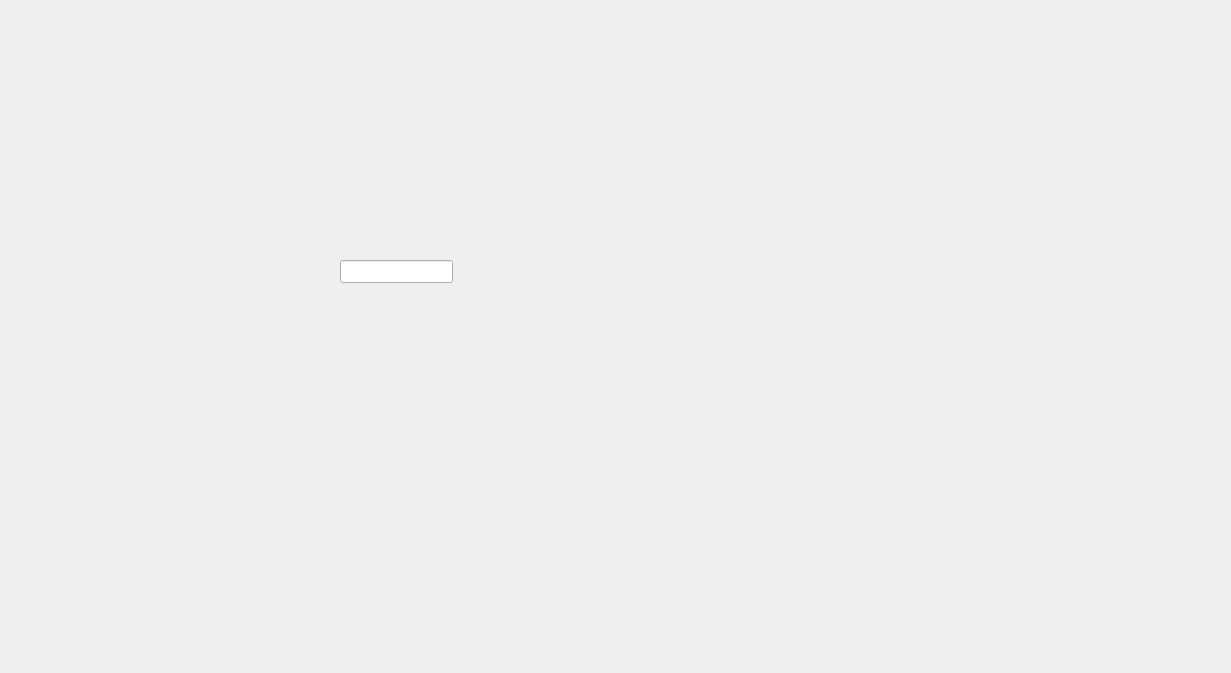
<?xml version="1.0" encoding="UTF-8"?>
<ui version="4.0">
 <class>viewinvoice</class>
 <widget class="QDialog" name="viewinvoice">
  <property name="geometry">
   <rect>
    <x>0</x>
    <y>0</y>
    <width>1231</width>
    <height>673</height>
   </rect>
  </property>
  <property name="windowTitle">
   <string>Dialog</string>
  </property>
  <widget class="QLineEdit" name="lineEdit">
   <property name="geometry">
    <rect>
     <x>340</x>
     <y>260</y>
     <width>113</width>
     <height>23</height>
    </rect>
   </property>
  </widget>
 </widget>
 <resources/>
 <connections/>
</ui>
